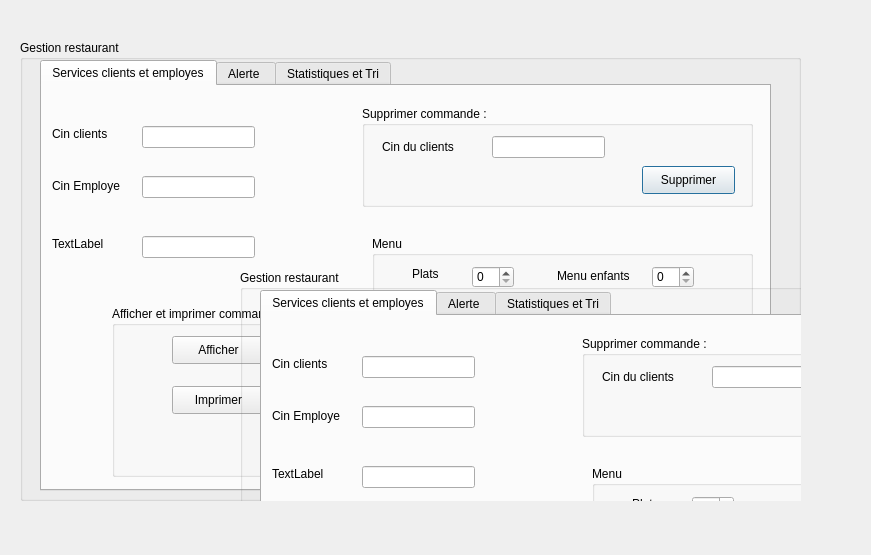
<?xml version="1.0" encoding="UTF-8"?>
<ui version="4.0">
 <class>Commande</class>
 <widget class="QDialog" name="Commande">
  <property name="geometry">
   <rect>
    <x>0</x>
    <y>0</y>
    <width>871</width>
    <height>555</height>
   </rect>
  </property>
  <property name="windowTitle">
   <string>Dialog</string>
  </property>
  <widget class="QGroupBox" name="groupBox">
   <property name="geometry">
    <rect>
     <x>20</x>
     <y>40</y>
     <width>781</width>
     <height>461</height>
    </rect>
   </property>
   <property name="title">
    <string>Gestion restaurant</string>
   </property>
   <widget class="QTabWidget" name="tabWidget">
    <property name="geometry">
     <rect>
      <x>20</x>
      <y>20</y>
      <width>731</width>
      <height>431</height>
     </rect>
    </property>
    <property name="currentIndex">
     <number>0</number>
    </property>
    <widget class="QWidget" name="tab">
     <attribute name="title">
      <string>Services clients et employes</string>
     </attribute>
     <widget class="QLabel" name="label_2">
      <property name="geometry">
       <rect>
        <x>10</x>
        <y>40</y>
        <width>81</width>
        <height>16</height>
       </rect>
      </property>
      <property name="text">
       <string>Cin clients</string>
      </property>
     </widget>
     <widget class="QLineEdit" name="le_cincl">
      <property name="geometry">
       <rect>
        <x>100</x>
        <y>40</y>
        <width>113</width>
        <height>22</height>
       </rect>
      </property>
     </widget>
     <widget class="QLabel" name="label_3">
      <property name="geometry">
       <rect>
        <x>10</x>
        <y>90</y>
        <width>81</width>
        <height>20</height>
       </rect>
      </property>
      <property name="text">
       <string>Cin Employe</string>
      </property>
     </widget>
     <widget class="QLineEdit" name="le_cinemp">
      <property name="geometry">
       <rect>
        <x>100</x>
        <y>90</y>
        <width>113</width>
        <height>22</height>
       </rect>
      </property>
     </widget>
     <widget class="QLineEdit" name="lineEdit_4">
      <property name="geometry">
       <rect>
        <x>100</x>
        <y>150</y>
        <width>113</width>
        <height>22</height>
       </rect>
      </property>
     </widget>
     <widget class="QLabel" name="label_4">
      <property name="geometry">
       <rect>
        <x>10</x>
        <y>150</y>
        <width>56</width>
        <height>16</height>
       </rect>
      </property>
      <property name="text">
       <string>TextLabel</string>
      </property>
     </widget>
     <widget class="QGroupBox" name="groupBox_2">
      <property name="geometry">
       <rect>
        <x>320</x>
        <y>20</y>
        <width>391</width>
        <height>101</height>
       </rect>
      </property>
      <property name="title">
       <string>Supprimer commande :</string>
      </property>
      <widget class="QLabel" name="label_5">
       <property name="geometry">
        <rect>
         <x>20</x>
         <y>30</y>
         <width>81</width>
         <height>21</height>
        </rect>
       </property>
       <property name="text">
        <string>Cin du clients</string>
       </property>
      </widget>
      <widget class="QLineEdit" name="le_cincl_2">
       <property name="geometry">
        <rect>
         <x>130</x>
         <y>30</y>
         <width>113</width>
         <height>22</height>
        </rect>
       </property>
      </widget>
      <widget class="QPushButton" name="pb_supprimer">
       <property name="geometry">
        <rect>
         <x>280</x>
         <y>60</y>
         <width>93</width>
         <height>28</height>
        </rect>
       </property>
       <property name="text">
        <string>Supprimer</string>
       </property>
      </widget>
     </widget>
     <widget class="QGroupBox" name="groupBox_3">
      <property name="geometry">
       <rect>
        <x>330</x>
        <y>150</y>
        <width>381</width>
        <height>131</height>
       </rect>
      </property>
      <property name="title">
       <string>Menu </string>
      </property>
      <widget class="QLabel" name="label_6">
       <property name="geometry">
        <rect>
         <x>40</x>
         <y>30</y>
         <width>56</width>
         <height>16</height>
        </rect>
       </property>
       <property name="text">
        <string>Plats</string>
       </property>
      </widget>
      <widget class="QSpinBox" name="Plat">
       <property name="geometry">
        <rect>
         <x>100</x>
         <y>30</y>
         <width>42</width>
         <height>22</height>
        </rect>
       </property>
      </widget>
      <widget class="QLabel" name="label_7">
       <property name="geometry">
        <rect>
         <x>20</x>
         <y>80</y>
         <width>61</width>
         <height>16</height>
        </rect>
       </property>
       <property name="text">
        <string>Sandwich</string>
       </property>
      </widget>
      <widget class="QSpinBox" name="spinBox">
       <property name="geometry">
        <rect>
         <x>100</x>
         <y>80</y>
         <width>42</width>
         <height>22</height>
        </rect>
       </property>
      </widget>
      <widget class="QLabel" name="label_8">
       <property name="geometry">
        <rect>
         <x>185</x>
         <y>30</y>
         <width>81</width>
         <height>20</height>
        </rect>
       </property>
       <property name="text">
        <string>Menu enfants</string>
       </property>
      </widget>
      <widget class="QSpinBox" name="spinBox_2">
       <property name="geometry">
        <rect>
         <x>280</x>
         <y>30</y>
         <width>42</width>
         <height>22</height>
        </rect>
       </property>
      </widget>
      <widget class="QLabel" name="label_9">
       <property name="geometry">
        <rect>
         <x>210</x>
         <y>80</y>
         <width>56</width>
         <height>16</height>
        </rect>
       </property>
       <property name="text">
        <string>Boisson</string>
       </property>
      </widget>
      <widget class="QSpinBox" name="spinBox_3">
       <property name="geometry">
        <rect>
         <x>280</x>
         <y>80</y>
         <width>42</width>
         <height>22</height>
        </rect>
       </property>
      </widget>
     </widget>
     <widget class="QPushButton" name="pb_ajouter">
      <property name="geometry">
       <rect>
        <x>500</x>
        <y>330</y>
        <width>93</width>
        <height>28</height>
       </rect>
      </property>
      <property name="text">
       <string>Ajouter</string>
      </property>
     </widget>
     <widget class="QPushButton" name="pb_modifier">
      <property name="geometry">
       <rect>
        <x>370</x>
        <y>330</y>
        <width>93</width>
        <height>28</height>
       </rect>
      </property>
      <property name="text">
       <string>Modifier</string>
      </property>
     </widget>
     <widget class="QGroupBox" name="groupBox_4">
      <property name="geometry">
       <rect>
        <x>70</x>
        <y>220</y>
        <width>211</width>
        <height>171</height>
       </rect>
      </property>
      <property name="title">
       <string>Afficher et imprimer commande :</string>
      </property>
      <widget class="QPushButton" name="pb_afficher">
       <property name="geometry">
        <rect>
         <x>60</x>
         <y>30</y>
         <width>93</width>
         <height>28</height>
        </rect>
       </property>
       <property name="text">
        <string>Afficher</string>
       </property>
      </widget>
      <widget class="QPushButton" name="pushButton_5">
       <property name="geometry">
        <rect>
         <x>60</x>
         <y>80</y>
         <width>93</width>
         <height>28</height>
        </rect>
       </property>
       <property name="text">
        <string>Imprimer</string>
       </property>
      </widget>
     </widget>
    </widget>
    <widget class="QWidget" name="tab_2">
     <attribute name="title">
      <string>Alerte </string>
     </attribute>
     <widget class="QGroupBox" name="groupBox_5">
      <property name="geometry">
       <rect>
        <x>20</x>
        <y>10</y>
        <width>621</width>
        <height>261</height>
       </rect>
      </property>
      <property name="title">
       <string>Alerter les employes</string>
      </property>
      <widget class="QPushButton" name="pushButton_7">
       <property name="geometry">
        <rect>
         <x>190</x>
         <y>50</y>
         <width>171</width>
         <height>28</height>
        </rect>
       </property>
       <property name="text">
        <string>Appel serveur</string>
       </property>
      </widget>
      <widget class="QPushButton" name="pushButton_8">
       <property name="geometry">
        <rect>
         <x>190</x>
         <y>110</y>
         <width>171</width>
         <height>28</height>
        </rect>
       </property>
       <property name="text">
        <string>Appel debarasseur de table</string>
       </property>
      </widget>
      <widget class="QPushButton" name="pushButton_6">
       <property name="geometry">
        <rect>
         <x>190</x>
         <y>170</y>
         <width>171</width>
         <height>28</height>
        </rect>
       </property>
       <property name="text">
        <string>Commande prete</string>
       </property>
      </widget>
     </widget>
    </widget>
    <widget class="QWidget" name="tab_3">
     <attribute name="title">
      <string>Statistiques et Tri</string>
     </attribute>
     <widget class="QGroupBox" name="groupBox_6">
      <property name="geometry">
       <rect>
        <x>10</x>
        <y>10</y>
        <width>701</width>
        <height>271</height>
       </rect>
      </property>
      <property name="title">
       <string>Statistique et tri :</string>
      </property>
      <widget class="QLabel" name="label_10">
       <property name="geometry">
        <rect>
         <x>30</x>
         <y>30</y>
         <width>191</width>
         <height>71</height>
        </rect>
       </property>
       <property name="text">
        <string>L'article le plus achete (stat ) : </string>
       </property>
      </widget>
      <widget class="QTextBrowser" name="textBrowser">
       <property name="geometry">
        <rect>
         <x>210</x>
         <y>20</y>
         <width>361</width>
         <height>111</height>
        </rect>
       </property>
      </widget>
      <widget class="QPushButton" name="pushButton_9">
       <property name="geometry">
        <rect>
         <x>590</x>
         <y>57</y>
         <width>101</width>
         <height>31</height>
        </rect>
       </property>
       <property name="text">
        <string>Voir statistique</string>
       </property>
      </widget>
      <widget class="QLabel" name="label_12">
       <property name="geometry">
        <rect>
         <x>20</x>
         <y>220</y>
         <width>191</width>
         <height>16</height>
        </rect>
       </property>
       <property name="text">
        <string>Tri des articles les plus achetes :</string>
       </property>
      </widget>
      <widget class="QTextBrowser" name="textBrowser_2">
       <property name="geometry">
        <rect>
         <x>220</x>
         <y>190</y>
         <width>301</width>
         <height>71</height>
        </rect>
       </property>
      </widget>
      <widget class="QPushButton" name="pushButton_10">
       <property name="geometry">
        <rect>
         <x>530</x>
         <y>220</y>
         <width>121</width>
         <height>28</height>
        </rect>
       </property>
       <property name="text">
        <string>Generer le resultat</string>
       </property>
      </widget>
     </widget>
     <widget class="QGroupBox" name="groupBox_7">
      <property name="geometry">
       <rect>
        <x>10</x>
        <y>300</y>
        <width>651</width>
        <height>81</height>
       </rect>
      </property>
      <property name="title">
       <string>Recherche de la facture</string>
      </property>
      <widget class="QLabel" name="label_11">
       <property name="geometry">
        <rect>
         <x>10</x>
         <y>40</y>
         <width>151</width>
         <height>16</height>
        </rect>
       </property>
       <property name="text">
        <string>Donner son CIN du client</string>
       </property>
      </widget>
      <widget class="QLineEdit" name="lineEdit_6">
       <property name="geometry">
        <rect>
         <x>190</x>
         <y>40</y>
         <width>113</width>
         <height>22</height>
        </rect>
       </property>
      </widget>
      <widget class="QPushButton" name="pushButton_11">
       <property name="geometry">
        <rect>
         <x>370</x>
         <y>30</y>
         <width>93</width>
         <height>28</height>
        </rect>
       </property>
       <property name="text">
        <string>Rechercher</string>
       </property>
      </widget>
     </widget>
    </widget>
   </widget>
   <widget class="QGroupBox" name="groupBox_8">
    <property name="geometry">
     <rect>
      <x>220</x>
      <y>230</y>
      <width>781</width>
      <height>461</height>
     </rect>
    </property>
    <property name="title">
     <string>Gestion restaurant</string>
    </property>
    <widget class="QTabWidget" name="tabWidget_7">
     <property name="geometry">
      <rect>
       <x>20</x>
       <y>20</y>
       <width>731</width>
       <height>431</height>
      </rect>
     </property>
     <property name="currentIndex">
      <number>0</number>
     </property>
     <widget class="QWidget" name="tab_19">
      <attribute name="title">
       <string>Services clients et employes</string>
      </attribute>
      <widget class="QLabel" name="label_68">
       <property name="geometry">
        <rect>
         <x>10</x>
         <y>40</y>
         <width>81</width>
         <height>16</height>
        </rect>
       </property>
       <property name="text">
        <string>Cin clients</string>
       </property>
      </widget>
      <widget class="QLineEdit" name="le_cincl_13">
       <property name="geometry">
        <rect>
         <x>100</x>
         <y>40</y>
         <width>113</width>
         <height>22</height>
        </rect>
       </property>
      </widget>
      <widget class="QLabel" name="label_69">
       <property name="geometry">
        <rect>
         <x>10</x>
         <y>90</y>
         <width>81</width>
         <height>20</height>
        </rect>
       </property>
       <property name="text">
        <string>Cin Employe</string>
       </property>
      </widget>
      <widget class="QLineEdit" name="le_cinemp_7">
       <property name="geometry">
        <rect>
         <x>100</x>
         <y>90</y>
         <width>113</width>
         <height>22</height>
        </rect>
       </property>
      </widget>
      <widget class="QLineEdit" name="lineEdit_16">
       <property name="geometry">
        <rect>
         <x>100</x>
         <y>150</y>
         <width>113</width>
         <height>22</height>
        </rect>
       </property>
      </widget>
      <widget class="QLabel" name="label_70">
       <property name="geometry">
        <rect>
         <x>10</x>
         <y>150</y>
         <width>56</width>
         <height>16</height>
        </rect>
       </property>
       <property name="text">
        <string>TextLabel</string>
       </property>
      </widget>
      <widget class="QGroupBox" name="groupBox_15">
       <property name="geometry">
        <rect>
         <x>320</x>
         <y>20</y>
         <width>391</width>
         <height>101</height>
        </rect>
       </property>
       <property name="title">
        <string>Supprimer commande :</string>
       </property>
       <widget class="QLabel" name="label_71">
        <property name="geometry">
         <rect>
          <x>20</x>
          <y>30</y>
          <width>81</width>
          <height>21</height>
         </rect>
        </property>
        <property name="text">
         <string>Cin du clients</string>
        </property>
       </widget>
       <widget class="QLineEdit" name="le_cincl_14">
        <property name="geometry">
         <rect>
          <x>130</x>
          <y>30</y>
          <width>113</width>
          <height>22</height>
         </rect>
        </property>
       </widget>
       <widget class="QPushButton" name="pb_supprimer_7">
        <property name="geometry">
         <rect>
          <x>280</x>
          <y>60</y>
          <width>93</width>
          <height>28</height>
         </rect>
        </property>
        <property name="text">
         <string>Supprimer</string>
        </property>
       </widget>
      </widget>
      <widget class="QGroupBox" name="groupBox_22">
       <property name="geometry">
        <rect>
         <x>330</x>
         <y>150</y>
         <width>381</width>
         <height>131</height>
        </rect>
       </property>
       <property name="title">
        <string>Menu </string>
       </property>
       <widget class="QLabel" name="label_72">
        <property name="geometry">
         <rect>
          <x>40</x>
          <y>30</y>
          <width>56</width>
          <height>16</height>
         </rect>
        </property>
        <property name="text">
         <string>Plats</string>
        </property>
       </widget>
       <widget class="QSpinBox" name="Plat_7">
        <property name="geometry">
         <rect>
          <x>100</x>
          <y>30</y>
          <width>42</width>
          <height>22</height>
         </rect>
        </property>
       </widget>
       <widget class="QLabel" name="label_73">
        <property name="geometry">
         <rect>
          <x>20</x>
          <y>80</y>
          <width>61</width>
          <height>16</height>
         </rect>
        </property>
        <property name="text">
         <string>Sandwich</string>
        </property>
       </widget>
       <widget class="QSpinBox" name="spinBox_19">
        <property name="geometry">
         <rect>
          <x>100</x>
          <y>80</y>
          <width>42</width>
          <height>22</height>
         </rect>
        </property>
       </widget>
       <widget class="QLabel" name="label_74">
        <property name="geometry">
         <rect>
          <x>185</x>
          <y>30</y>
          <width>81</width>
          <height>20</height>
         </rect>
        </property>
        <property name="text">
         <string>Menu enfants</string>
        </property>
       </widget>
       <widget class="QSpinBox" name="spinBox_20">
        <property name="geometry">
         <rect>
          <x>280</x>
          <y>30</y>
          <width>42</width>
          <height>22</height>
         </rect>
        </property>
       </widget>
       <widget class="QLabel" name="label_75">
        <property name="geometry">
         <rect>
          <x>210</x>
          <y>80</y>
          <width>56</width>
          <height>16</height>
         </rect>
        </property>
        <property name="text">
         <string>Boisson</string>
        </property>
       </widget>
       <widget class="QSpinBox" name="spinBox_21">
        <property name="geometry">
         <rect>
          <x>280</x>
          <y>80</y>
          <width>42</width>
          <height>22</height>
         </rect>
        </property>
       </widget>
      </widget>
      <widget class="QPushButton" name="pb_ajouter_7">
       <property name="geometry">
        <rect>
         <x>500</x>
         <y>330</y>
         <width>93</width>
         <height>28</height>
        </rect>
       </property>
       <property name="text">
        <string>Ajouter</string>
       </property>
      </widget>
      <widget class="QPushButton" name="pb_modifier_7">
       <property name="geometry">
        <rect>
         <x>370</x>
         <y>330</y>
         <width>93</width>
         <height>28</height>
        </rect>
       </property>
       <property name="text">
        <string>Modifier</string>
       </property>
      </widget>
      <widget class="QGroupBox" name="groupBox_29">
       <property name="geometry">
        <rect>
         <x>70</x>
         <y>220</y>
         <width>211</width>
         <height>171</height>
        </rect>
       </property>
       <property name="title">
        <string>Afficher et imprimer commande :</string>
       </property>
       <widget class="QPushButton" name="pb_afficher_7">
        <property name="geometry">
         <rect>
          <x>60</x>
          <y>30</y>
          <width>93</width>
          <height>28</height>
         </rect>
        </property>
        <property name="text">
         <string>Afficher</string>
        </property>
       </widget>
       <widget class="QPushButton" name="pushButton_47">
        <property name="geometry">
         <rect>
          <x>60</x>
          <y>80</y>
          <width>93</width>
          <height>28</height>
         </rect>
        </property>
        <property name="text">
         <string>Imprimer</string>
        </property>
       </widget>
      </widget>
     </widget>
     <widget class="QWidget" name="tab_20">
      <attribute name="title">
       <string>Alerte </string>
      </attribute>
      <widget class="QGroupBox" name="groupBox_36">
       <property name="geometry">
        <rect>
         <x>20</x>
         <y>10</y>
         <width>621</width>
         <height>261</height>
        </rect>
       </property>
       <property name="title">
        <string>Alerter les employes</string>
       </property>
       <widget class="QPushButton" name="pushButton_48">
        <property name="geometry">
         <rect>
          <x>190</x>
          <y>50</y>
          <width>171</width>
          <height>28</height>
         </rect>
        </property>
        <property name="text">
         <string>Appel serveur</string>
        </property>
       </widget>
       <widget class="QPushButton" name="pushButton_49">
        <property name="geometry">
         <rect>
          <x>190</x>
          <y>110</y>
          <width>171</width>
          <height>28</height>
         </rect>
        </property>
        <property name="text">
         <string>Appel debarasseur de table</string>
        </property>
       </widget>
       <widget class="QPushButton" name="pushButton_50">
        <property name="geometry">
         <rect>
          <x>190</x>
          <y>170</y>
          <width>171</width>
          <height>28</height>
         </rect>
        </property>
        <property name="text">
         <string>Commande prete</string>
        </property>
       </widget>
      </widget>
     </widget>
     <widget class="QWidget" name="tab_21">
      <attribute name="title">
       <string>Statistiques et Tri</string>
      </attribute>
      <widget class="QGroupBox" name="groupBox_43">
       <property name="geometry">
        <rect>
         <x>10</x>
         <y>10</y>
         <width>701</width>
         <height>271</height>
        </rect>
       </property>
       <property name="title">
        <string>Statistique et tri :</string>
       </property>
       <widget class="QLabel" name="label_76">
        <property name="geometry">
         <rect>
          <x>30</x>
          <y>30</y>
          <width>191</width>
          <height>71</height>
         </rect>
        </property>
        <property name="text">
         <string>L'article le plus achete (stat ) : </string>
        </property>
       </widget>
       <widget class="QTextBrowser" name="textBrowser_13">
        <property name="geometry">
         <rect>
          <x>210</x>
          <y>20</y>
          <width>361</width>
          <height>111</height>
         </rect>
        </property>
       </widget>
       <widget class="QPushButton" name="pushButton_51">
        <property name="geometry">
         <rect>
          <x>590</x>
          <y>57</y>
          <width>101</width>
          <height>31</height>
         </rect>
        </property>
        <property name="text">
         <string>Voir statistique</string>
        </property>
       </widget>
       <widget class="QLabel" name="label_77">
        <property name="geometry">
         <rect>
          <x>20</x>
          <y>220</y>
          <width>191</width>
          <height>16</height>
         </rect>
        </property>
        <property name="text">
         <string>Tri des articles les plus achetes :</string>
        </property>
       </widget>
       <widget class="QTextBrowser" name="textBrowser_14">
        <property name="geometry">
         <rect>
          <x>220</x>
          <y>190</y>
          <width>301</width>
          <height>71</height>
         </rect>
        </property>
       </widget>
       <widget class="QPushButton" name="pushButton_52">
        <property name="geometry">
         <rect>
          <x>530</x>
          <y>220</y>
          <width>121</width>
          <height>28</height>
         </rect>
        </property>
        <property name="text">
         <string>Generer le resultat</string>
        </property>
       </widget>
      </widget>
      <widget class="QGroupBox" name="groupBox_44">
       <property name="geometry">
        <rect>
         <x>10</x>
         <y>300</y>
         <width>651</width>
         <height>81</height>
        </rect>
       </property>
       <property name="title">
        <string>Recherche de la facture</string>
       </property>
       <widget class="QLabel" name="label_78">
        <property name="geometry">
         <rect>
          <x>10</x>
          <y>40</y>
          <width>151</width>
          <height>16</height>
         </rect>
        </property>
        <property name="text">
         <string>Donner son CIN du client</string>
        </property>
       </widget>
       <widget class="QLineEdit" name="lineEdit_17">
        <property name="geometry">
         <rect>
          <x>190</x>
          <y>40</y>
          <width>113</width>
          <height>22</height>
         </rect>
        </property>
       </widget>
       <widget class="QPushButton" name="pushButton_53">
        <property name="geometry">
         <rect>
          <x>370</x>
          <y>30</y>
          <width>93</width>
          <height>28</height>
         </rect>
        </property>
        <property name="text">
         <string>Rechercher</string>
        </property>
       </widget>
      </widget>
     </widget>
    </widget>
   </widget>
  </widget>
 </widget>
 <resources/>
 <connections/>
</ui>
